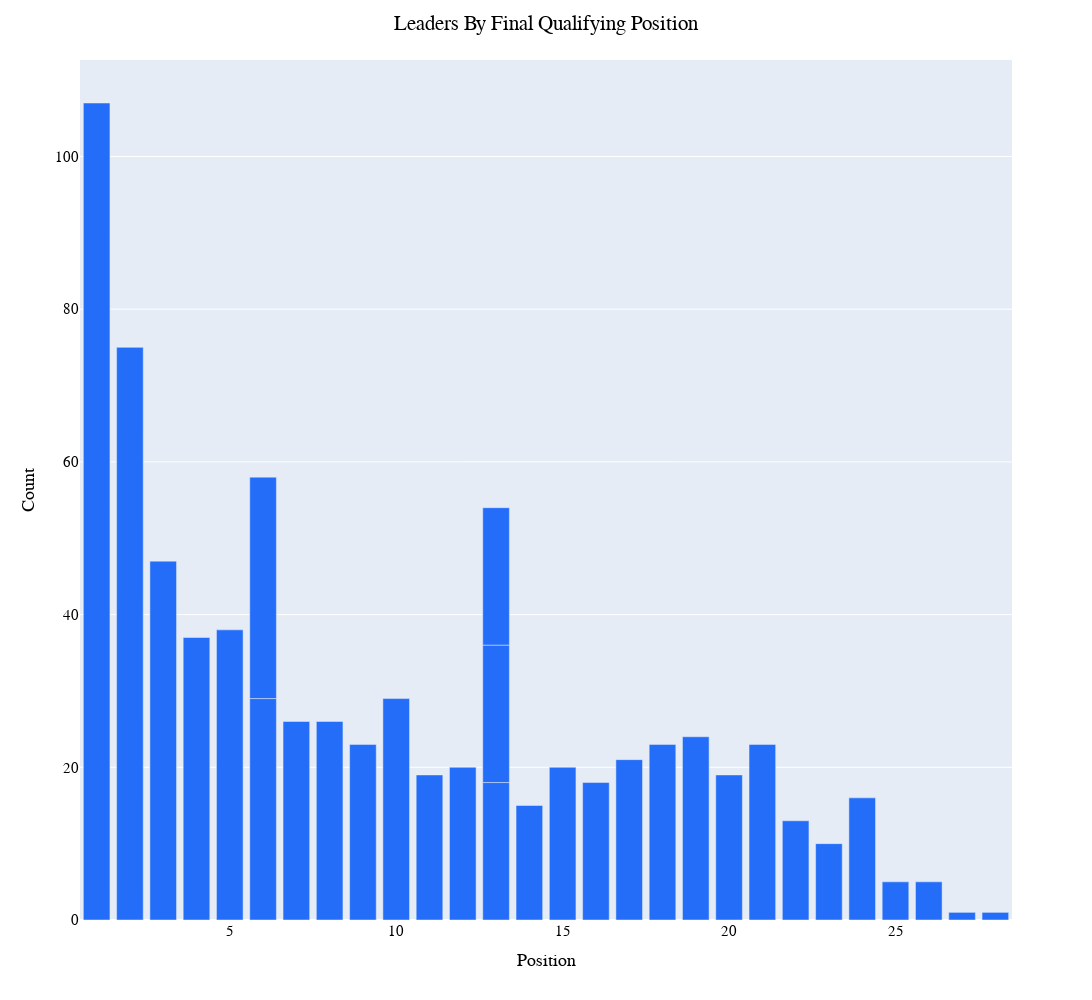

The code cell stored with this chart in its notebook:
### Code cell
fig_top=px.bar(grouped_top, 
           x="Position", 
           y="Count", 
        #    color='Driver',
           height=1000,
           width=1800,
           color_discrete_map={
                 "HAM": "#6CD3BF",
                 "VER": "#3860C6",
                 "OCO": "#2293D1",
                 "NOR": "#F58020",
                 "MAG": "#B6BABD",
                 "ALB": "#37BEDD",
                 "BOT": "#C92D4B",
                 "LEC": "#F91536",
                 "VET": "#358C75",
                 "GAS": "#5E8FAA",
                 "RUS": "#6CD3BF",
                 "PER": "#3860C6",
                 "ALO": "#2293D1",
                 "RIC": "#F58020",
                 "MSC": "#B6BABD",
                 "LAT": "#37BEDD",
                 "ZHO": "#C92D4B",
                 "SAI": "#F91536",
                 "STR": "#358C75",
                 "TSU": "#5E8FAA"
                 },
            hover_data=["Driver"]
        )

fig_top.update_layout(
    title="Leaders By Final Qualifying Position",
    hoverlabel=dict(
        bgcolor="white",
        font_size=15,
        font_family="PT Sans Narrow"
    ),
    title_x=0.5,
    yaxis = dict(tickfont = dict(size=15)),
    xaxis = dict(tickfont = dict(size=15)),
    font=dict(
        family="PT Sans Narrow",
        size=15,
        color="Black"
    ),
    title_font_family="PT Sans Narrow"
)
fig_top.update_traces(marker_color='#246DF8')

### Figure 1 — Plotly figure (JSON) as saved in the notebook; plotly's stock layout.template omitted (floating-point values rounded to 4 significant figures)
{"data": [{"alignmentgroup": "True", "customdata": [["Lewis Hamilton"], ["Lewis Hamilton"], ["Sebastian Vettel"], ["Kimi Räikkönen"], ["Fernando Alonso"], ["Fernando Alonso"], ["Kimi Räikkönen"], ["Fernando Alonso"], ["Fernando Alonso"], ["Fernando Alonso"], ["Fernando Alonso"], ["Nico Hülkenberg"], ["Jenson Button"], ["Daniil Kvyat"], ["Fernando Alonso"], ["Jenson Button"], ["Jenson Button"], ["Romain Grosjean"], ["Kevin Magnussen"], ["Kevin Magnussen"], ["Lance Stroll"], ["Heikki Kovalainen"], ["Jarno Trulli"], ["Timo Glock"], ["Max Chilton"], ["Pedro de la Rosa"], ["Narain Karthikeyan"], ["David Brabham"], ["Jean-Marc Gounon"], ["Paul Belmondo"], ["Rubens Barrichello"]], "hovertemplate": "Position=%{x}<br>Count=%{y}<br>Driver=%{customdata[0]}<extra></extra>", "legendgroup": "", "marker": {"color": "#246DF8", "pattern": {"shape": ""}}, "name": "", "offsetgroup": "", "orientation": "v", "showlegend": false, "textposition": "auto", "type": "bar", "x": [1, 2, 3, 4, 5, 6, 6, 7, 8, 9, 10, 11, 12, 13, 13, 13, 14, 15, 16, 17, 18, 19, 20, 21, 22, 23, 24, 25, 26, 27, 28], "xaxis": "x", "y": [107, 75, 47, 37, 38, 29, 29, 26, 26, 23, 29, 19, 20, 18, 18, 18, 15, 20, 18, 21, 23, 24, 19, 23, 13, 10, 16, 5, 5, 1, 1], "yaxis": "y"}], "layout": {"barmode": "relative", "font": {"color": "Black", "family": "PT Sans Narrow", "size": 15}, "height": 1000, "hoverlabel": {"bgcolor": "white", "font": {"family": "PT Sans Narrow", "size": 15}}, "legend": {"tracegroupgap": 0}, "margin": {"t": 60}, "title": {"font": {"family": "PT Sans Narrow"}, "text": "Leaders By Final Qualifying Position", "x": 0.5}, "width": 1800, "xaxis": {"anchor": "y", "domain": [0, 1], "tickfont": {"size": 15}, "title": {"text": "Position"}}, "yaxis": {"anchor": "x", "domain": [0, 1], "tickfont": {"size": 15}, "title": {"text": "Count"}}}}
